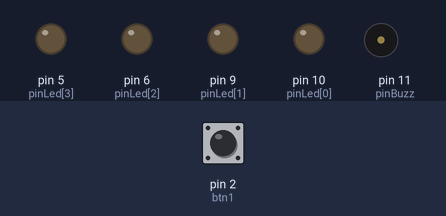
Recording of a sketch running on a simulated Arduino Uno, built with avr-gcc and run on an emulated ATmega328P. Parts: output pins drawn as LEDs (lit = HIGH), buzzer (waves = sounding). The inputs (shaded band) are chosen by the test bench; at power-on: pin 2 (btn1) LOW.

Above: at 1.2 s.
1.3 s: pin 2 (btn1) pulled HIGH for 0.15 s
At 1.7 s:
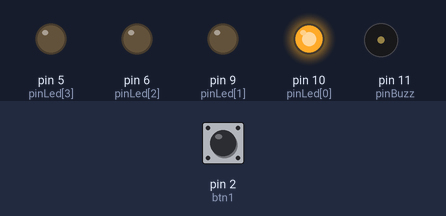
At 2.7 s:
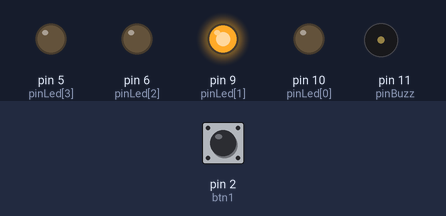
Timing chart, 0 to 13.4 s (numbered marks = the images above; inputs shaded):
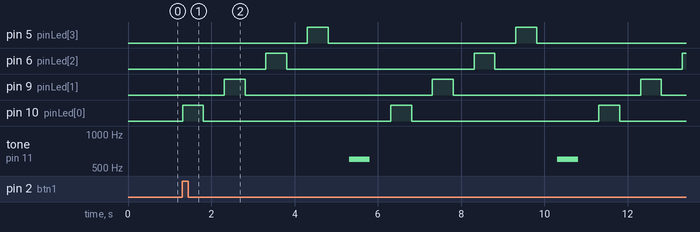

Measured:
- after the input at 1.3 s, pin 5 (pinLed[3]): alternates HIGH for 0.50 s and LOW for 4.5 s, starting after 3.0 s; pin 6 (pinLed[2]): alternates HIGH for 0.50 s and LOW for 4.5 s, starting after 2.0 s

The sketch:

tugas_satu.ino
```cpp
int i;
int timer = 500;
int pinLed[] = {10, 9, 6, 5};
int pinBuzz = 11;
int jmlPin = 4;
int btn1 = 2;
int bacaBtn, lastBtn, cond = 0;

void setup()
{
  for (int i = 0; i < jmlPin; i++)
  {
    pinMode(pinLed[i], OUTPUT);
  }
  pinMode(btn1, INPUT);
  pinMode(pinBuzz, OUTPUT);
}

void loop()
{
   /* ini fungsi LED yang berjalan dari pin 10 dan ke 5
    * dan untuk menjalankan loop, tekan push button 1 dahulu.
    */
  bacaBtn = digitalRead (btn1);
  if ((bacaBtn == HIGH) && (lastBtn == LOW))
  {
    cond = 1 - cond;
    delay(10);
  }
  lastBtn = bacaBtn;
  if (cond == 1)
  {
    for (int i = 0; i < jmlPin; i++) {
      digitalWrite(pinLed[i], HIGH);
      delay(timer);
      digitalWrite(pinLed[i], LOW);
      delay(timer);
    }
    tone(pinBuzz, 600);
    delay(timer);
    noTone(pinBuzz);
    delay(timer);
  }
  else {// menstop loop dengan menekan tombol 1 selama kurang lebih dari 3 detik
    for (int i = 0; i < jmlPin; i++)
    {
      digitalWrite(pinLed[i], LOW);
    }
    noTone(pinBuzz);
  }
}
```
